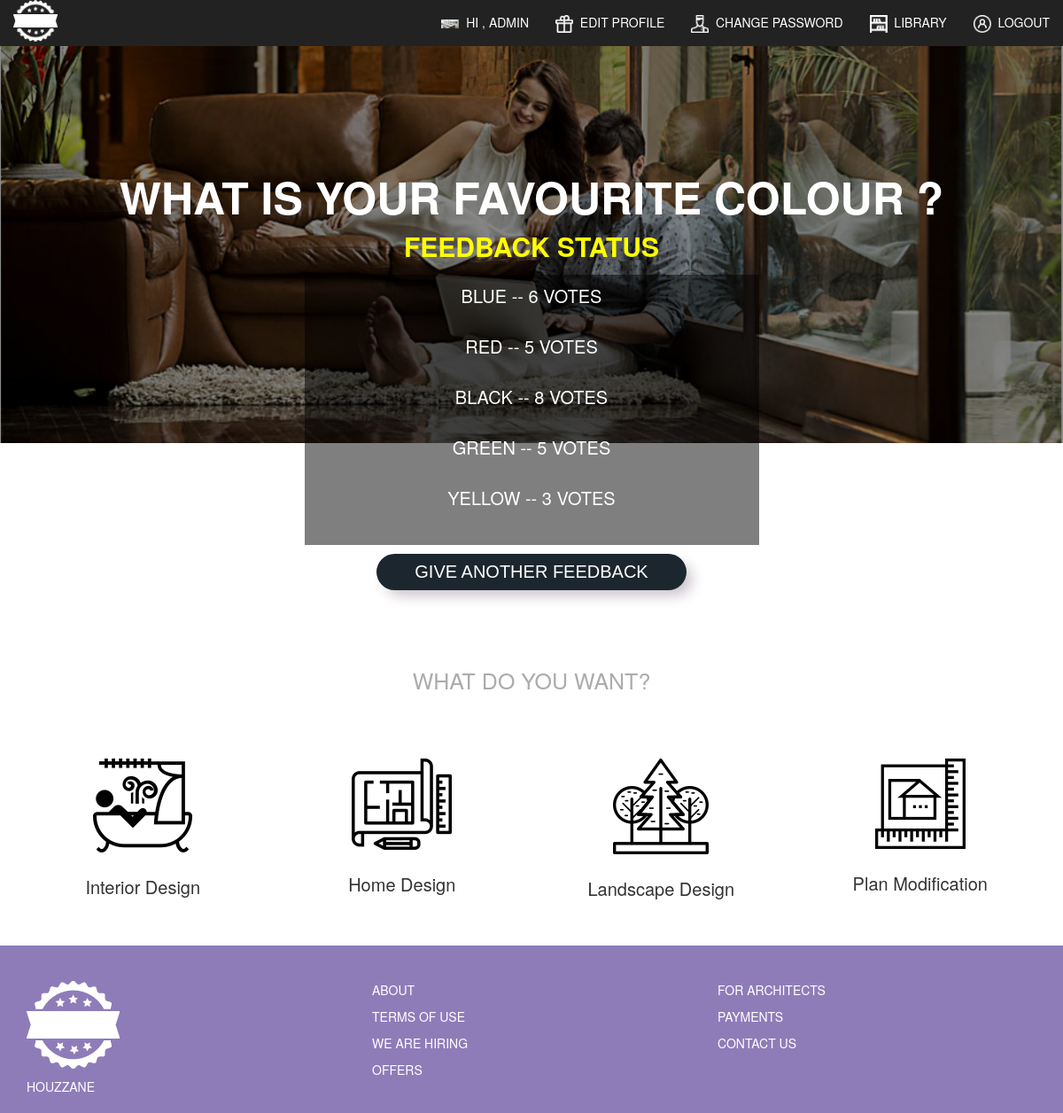
Screenshot of /1/results/ (signed in) with the database file from the repository.
### polls/models.py (models this page shows, shortened)
class Question(models.Model):
	question_text = models.CharField(max_length = 200)
	pub_date = models.DateTimeField('date published')

class Choice(models.Model):
		question = models.ForeignKey(Question)
		choice_text = models.CharField(max_length = 200)
		votes = models.IntegerField(default = 0)

### polls/views.py (the view)
# urls.py: url(r'^(?P<pk>\d+)/results/$', login_required(views.ResultsView.as_view()), name='results'),
class ResultsView(generic.DetailView):
 model = Question
 template_name = 'polls/results.html'

### polls/templates/polls/results.html (shortened to what this page needs)
<!DOCTYPE html>
{% load static from staticfiles %}
 <link href="{% static 'polls/css/bootstrap.css' %}" rel="stylesheet">
 <link rel="stylesheet" type="text/css" href="{% static 'polls/css/font-awesome.css' %}">
 <link rel="stylesheet" type="text/css" href="{% static 'polls/css/style.css' %}">
 <link rel="stylesheet" type="text/css" href="{% static 'polls/css/signup.css' %}">
<body>
 <div class="container-fluid header white-text uppercase">
  <nav class="navbar navbar-inverse navbar-fixed-top ransparent-background" role="navigation">
   <div class="container-fluid">
    <div class="navbar-header">
     <a class="navbar-brand" href="{% url 'polls:index' %}"><img src="{% static 'polls/images/logo.png' %}" style="width:50px"></a>
    </div>
    <div class="collapse navbar-collapse" id="bs-example-navbar-collapse-1">
     <ul class="nav navbar-nav navbar-right">
      <li><a href="{% url 'polls:index2' %}"><img src='{% static 'polls/images/work.png' %}'>&nbsp;&nbsp;Hi , {{ user.get_username }}</a></li>
      <li><a href="{% url 'polls:profilepage' %}"><img src='{% static 'polls/images/nav1.png' %}'>&nbsp;&nbsp;Edit Profile</a></li>
      <li><a href="{% url 'polls:changepwdpage' %}"><img src='{% static 'polls/images/nav2.png' %}'>&nbsp;&nbsp;Change Password</a></li>
      <li><a href="{% url 'polls:library' %}"><img src='{% static 'polls/images/nav3.png' %}'>&nbsp;&nbsp;Library</a></li>
      <li><a href="{% url 'polls:logout' %}"><img src='{% static 'polls/images/nav4.png' %}'>&nbsp;&nbsp;Logout</a></li>
     </ul>
    </div>
   </div>
  </nav>
  <div class="container center-align uppercase white-text" style="margin-top:15%">
   <div class="row">
    <div class="col-md-12" style="font-size:50px;font-weight:700">
       {{question.question_text }}
       <div style="font-size:30px;color:yellow">Feedback Status</div>
    </div>
   </div>
   <div class="row">
    <div class="col-md-12" style="font-size:20px">
     <div class="box_question">
         <div>
          <ul>
            {% for choice in question.choice_set.all %}
              <li>{{ choice.choice_text }}     --    {{ choice.votes }} vote{{choice.votes|pluralize }}</li>
              <br>{% endfor %}
        <div class="col-sm-12 btn1" style="margin-top:0px;">
           <a href="{% url 'polls:index2' %}" class="cta shadow" style="width:350px;font-size:20px;text-decoration:none">Give another feedback</a>
        </div>
       </ul>
        </div>
     </div>
    </div>
   </div>
  </div>
 </div>
 <div class="container margin-bottom-50" style="margin-top:20%">
  <div class="row">
   <div class="col-md-12 center-align uppercase margin-bottom-50" style="color:#ADABAC;font-size:25px;">
    What Do you want?
   </div>
  </div>
  <div class="row">
   <div class="col-md-3 center-align whatuwant">
    <div class="row">
     <div class="col-md-12">
      <img src="{% static 'polls/images/interior.png' %}">
     </div>
    </div>
    <div class="row">
     <div class="col-md-12" style="margin-top: 15px;font-size: 20px;">
      Interior Design
     </div>
    </div>
   </div>
   <div class="col-md-3 center-align whatuwant">
    <div class="row">
     <div class="col-md-12">
      <img src="{% static 'polls/images/home.png' %}">
     </div>
    </div>
    <div class="row">
     <div class="col-md-12" style="margin-top: 15px;font-size: 20px;">
      Home Design
     </div>
    </div>
   </div>
   <div class="col-md-3 center-align whatuwant">
    <div class="row">
     <div class="col-md-12">
      <img src="{% static 'polls/images/landscape.png' %}">
     </div>
    </div>
    <div class="row">
     <div class="col-md-12" style="margin-top: 15px;font-size: 20px;">
      Landscape Design
     </div>
    </div>
   </div>
   <div class="col-md-3 center-align whatuwant">
    <div class="row">
     <div class="col-md-12">
      <img src="{% static 'polls/images/plan.png' %}">
     </div>
    </div>
    <div class="row">
     <div class="col-md-12" style=" margin-top: 15px;font-size: 20px;">
      Plan Modification
     </div>
    </div>
   </div>
  </div>
 </div>
 <footer style="padding-top: 20px;background-color: #8E7CB9;padding-bottom: 20px;">
  <div class="container uppercase white-text">
   <div class="row">
    <div class="col-md-4">
     <div class="row">
      <div class="col-md-12">
       <img src="{% static 'polls/images/logo.png' %}">
      </div>
     </div>
     <div class="row">
      <div class="col-md-12">
       Houzzane
      </div>
     </div>
    </div>
    <div class="col-md-4">
     <div class="row">
      <div class="col-md-12">
       about
      </div>
     </div>
     <div class="row">
      <div class="col-md-12">
       terms of use
      </div>
     </div>
     <div class="row">
      <div class="col-md-12">
       we are hiring
      </div>
     </div>
     <div class="row">
      <div class="col-md-12">
       offers
      </div>
     </div>
    </div>
    <div class="col-md-4">
     <div class="row">
      <div class="col-md-12">
       for architects
      </div>
     </div>
     <div class="row">
      <div class="col-md-12">
       payments
      </div>
     </div>
     <div class="row">
      <div class="col-md-12">
       contact us
      </div>
     </div>
    </div>
   </div>
  </div>
 </footer>

### polls/static/polls/css/style.css (style rules this page uses)
* { -webkit-tap-highlight-color: transparent; -webkit-font-smoothing: antialiased; }
.uppercase { text-transform: uppercase; }
.center-align { text-align: center; }
.header { height: 500px; background-size: cover; background-repeat: no-repeat; background-image: url('../images/head.png'); margin-bottom: 30px }
.white-text { color: white; }
.margin-bottom-50 { margin-bottom: 50px }
.header img { width:20px; }
.navbar-inverse { border:none; }
.navbar-brand { padding: 0px 15px; }
.row { margin-top: 10px; }
.box_question { width:45%; margin: auto; }
.box_question ul { list-style-type: none; font-size:20px; padding:10px; border:0px solid black; text-align:center; background: rgba(0,0,0,0.5); border-radius: 0px; }

### polls/static/polls/css/signup.css (style rules this page uses)
.cta { display: block; color: #fff; font-family: 'TypoRound-Light', Fallback, sans-serif; text-align: center; font-size: 170%; padding: 6px; width: 300px; background-color: #1c262f; border-radius: 60px; text-decoration: none; transition: 0.4s ease all; }
.cta:hover , { text-decoration: none; color: #fff; -webkit-box-shadow: 2px 3px 15px 0px rgba(0,0,0,0.26); -moz-box-shadow: 2px 3px 15px 0px rgba(0,0,0,0.26); box-shadow: 2px 3px 15px 0px rgba(0,0,0,0.26); }
.btn1 { margin-top: 40px; }
.cta { margin:auto; margin-top: 20px; }
.shadow { -webkit-box-shadow: 8px 8px 15px -2px rgba(201,193,201,1); -moz-box-shadow: 8px 8px 15px -2px rgba(201,193,201,1); box-shadow: 8px 8px 15px -2px rgba(201,193,201,1); }

### polls/templates/polls/results.html (style rules this page uses)
.navbar-inverse .navbar-nav>li>a { color: white }

### rows the page displays
Question: question_text "WHAT IS YOUR FAVOURITE COLOUR ?"
Choice: choice_text "BLUE", votes "6"
Choice: choice_text "RED", votes "5"
Choice: choice_text "BLACK", votes "8"
Choice: choice_text "GREEN", votes "5"
Choice: choice_text "YELLOW", votes "3"

### other values shown
{{ user.get_username }} "ADMIN"
